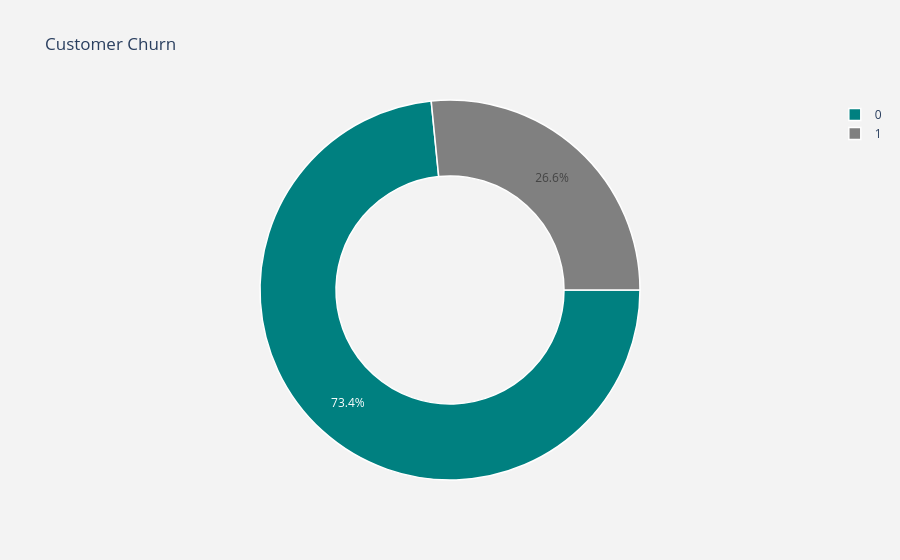

The code cell stored with this chart in its notebook:
### Code cell
# Overall churn split
plot_by_churn_labels = df['Churn'].value_counts().keys().tolist()
plot_by_churn_values = df['Churn'].value_counts().values.tolist()

plot_data = [
    go.Pie(labels=plot_by_churn_labels, values=plot_by_churn_values,
           marker=dict(colors=['Teal', 'Grey'], line=dict(color='white', width=1.5)),
           rotation=90, hoverinfo='label+value+text', hole=.6)
]
plot_layout = go.Layout(dict(title='Customer Churn', plot_bgcolor='rgb(243,243,243)', paper_bgcolor='rgb(243,243,243)'))
fig = go.Figure(data=plot_data, layout=plot_layout)
po.iplot(fig)

### Figure 1 — Plotly figure (JSON) as saved in the notebook; plotly's stock layout.template omitted (floating-point values rounded to 4 significant figures)
{"data": [{"hole": 0.6, "hoverinfo": "label+value+text", "labels": [0, 1], "marker": {"colors": ["Teal", "Grey"], "line": {"color": "white", "width": 1.5}}, "rotation": 90, "type": "pie", "values": [5163, 1869]}], "layout": {"paper_bgcolor": "rgb(243,243,243)", "plot_bgcolor": "rgb(243,243,243)", "title": {"text": "Customer Churn"}}}
